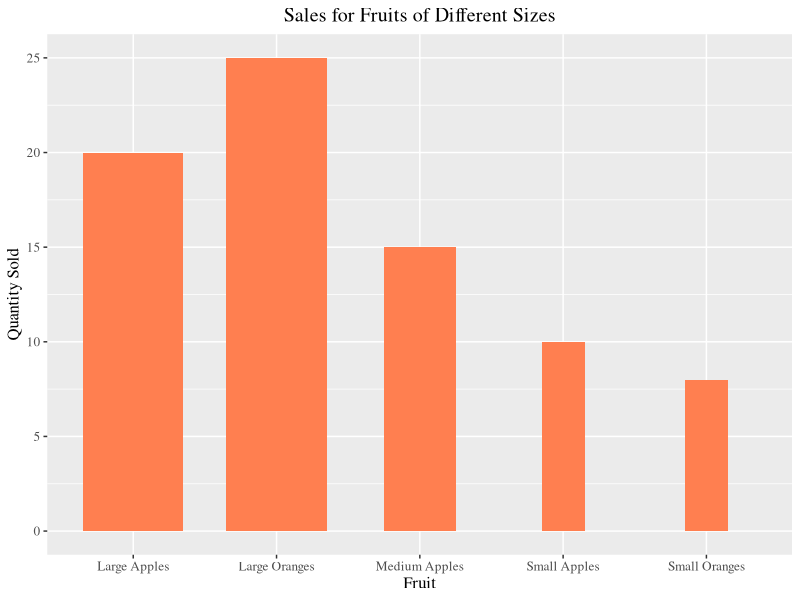
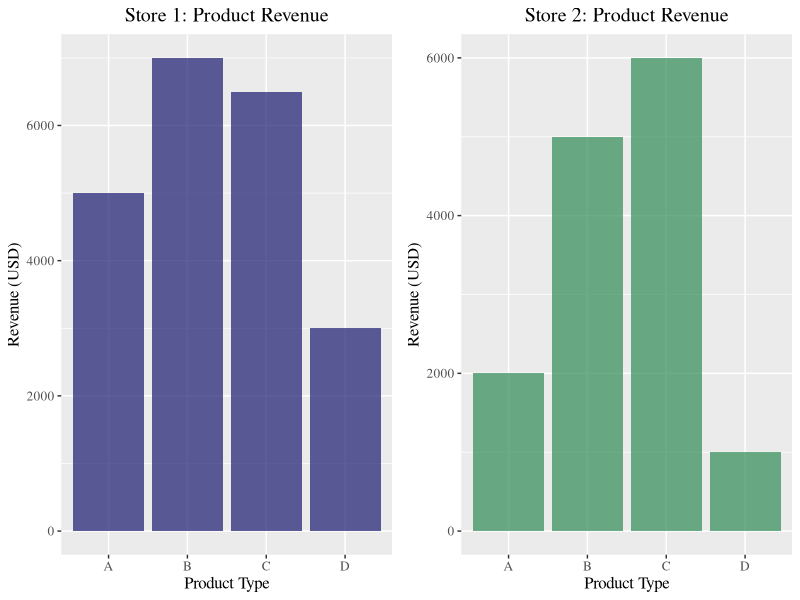
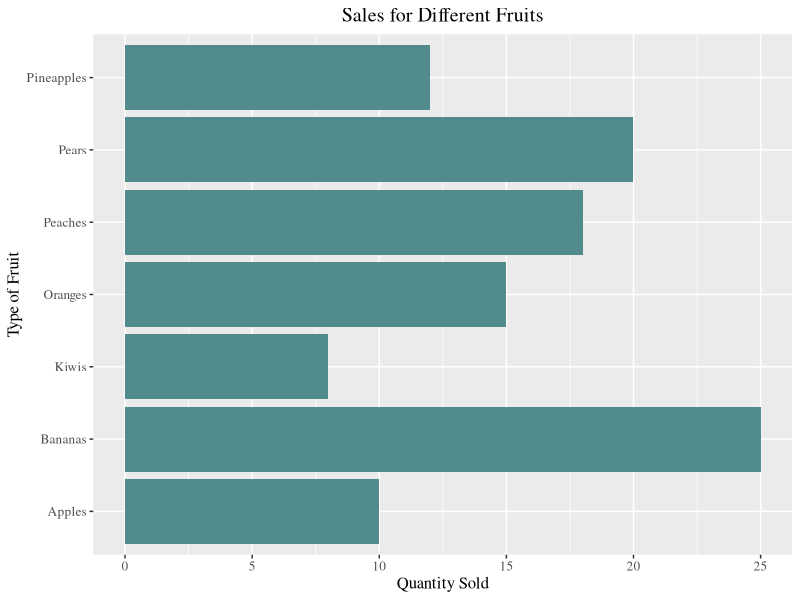
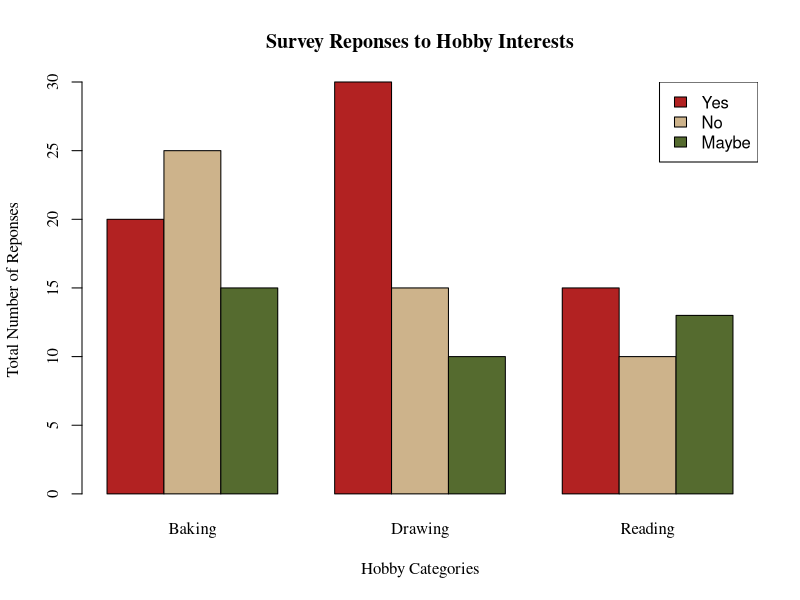

The R script that drew these images, in order:
## ---- chunk 1
# Hackathon 


#Graph 1

library(ggplot2)

sales_data <- data.frame(
  Fruit = c("Small Apples", "Medium Apples", "Large Apples", "Small Oranges", "Large Oranges"),
  Quantity = c(10, 15, 20, 8, 25),
  Width = c(0.3, 0.5, 0.7, 0.3, 0.7)  # Specify the widths for each bar
)

chart1 <- ggplot(sales_data, aes(x = Fruit, y = Quantity, width = Width)) +
  geom_bar(stat = "identity", fill = "coral") +
  labs(title = "Sales for Fruits of Different Sizes", x = "Fruit", y = "Quantity Sold") +
  theme(text=element_text(size=12,  family="serif"), plot.title = element_text(hjust = 0.5))
  
print(chart1)


## ---- chunk 2
#install.packages("gridExtra")
library(gridExtra)

data1 <- data.frame(
  Product = c("A", "B", "C", "D"),
  Revenue = c(5000, 7000, 6500, 3000)
)

data2 <- data.frame(
  Product = c("A", "B", "C", "D"),
  Revenue = c(2000, 5000, 6000, 1000)
)

store1 <- ggplot(data1, aes(x = Product, y = Revenue)) +
  geom_bar(stat = "identity", fill = "midnightblue", alpha = 0.7) +
  labs(title = "Store 1: Product Revenue", x = "Product Type", y = "Revenue (USD)") +
  theme(text=element_text(size=12, family="serif"), plot.title = element_text(hjust = 0.5))

store2 <- ggplot(data2, aes(x = Product, y = Revenue)) +
  geom_bar(stat = "identity", fill = "seagreen4", alpha = 0.7) +
  labs(title = "Store 2: Product Revenue", x = "Product Type", y = "Revenue (USD)") +
  theme(text=element_text(size=12, family="serif"), plot.title = element_text(hjust = 0.5))

combined_chart <- grid.arrange(store1, store2, ncol = 2)


## ---- chunk 3
sales_data <- data.frame(
  Fruit = c("Apples", "Oranges", "Pears", "Kiwis", "Bananas", "Pineapples", "Peaches"),
  Quantity = c(10, 15, 20, 8, 25, 12, 18)
)

chart3 <- ggplot(sales_data, aes(x = Quantity, y = Fruit)) +
  geom_bar(stat = "identity", fill = "darkslategray4") +
  labs(title = "Sales for Different Fruits", x = "Quantity Sold", y = "Type of Fruit") + 
  theme(text=element_text(size=12, family="serif"), plot.title = element_text(hjust = 0.5))

print(chart3)

## ---- chunk 4
hobbies <- c("Baking", "Drawing", "Reading")
data1 <- c(20, 30, 15)
data2 <- c(25, 15, 10)
data3 <- c(15, 10, 13)

data_matrix <- matrix(c(data1, data2, data3), nrow = length(hobbies), byrow = TRUE)

bar_colors <- c("firebrick", "navajowhite3", "darkolivegreen")
bar_labels <- c("Yes", "No", "Maybe")

barplot(data_matrix, beside = TRUE, col = bar_colors, names.arg = hobbies, main = "Survey Reponses to Hobby Interests", xlab = "Hobby Categories", ylab = "Total Number of Reponses", family="serif")

legend("topright", legend = bar_labels, fill = bar_colors)
